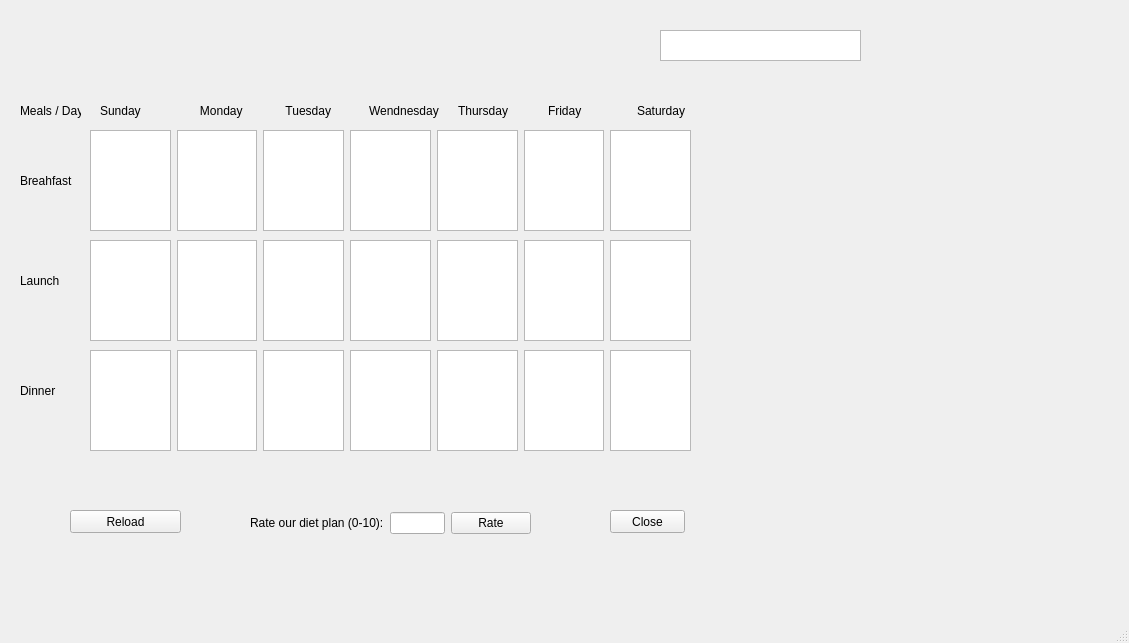
<?xml version="1.0" encoding="UTF-8"?>
<ui version="4.0">
 <class>MainWindow</class>
 <widget class="QMainWindow" name="MainWindow">
  <property name="geometry">
   <rect>
    <x>0</x>
    <y>0</y>
    <width>1129</width>
    <height>643</height>
   </rect>
  </property>
  <property name="windowTitle">
   <string>MainWindow</string>
  </property>
  <widget class="QWidget" name="centralwidget">
   <widget class="QPlainTextEdit" name="plainTextEdit_dietdata">
    <property name="geometry">
     <rect>
      <x>660</x>
      <y>30</y>
      <width>201</width>
      <height>31</height>
     </rect>
    </property>
    <property name="plainText">
     <string/>
    </property>
   </widget>
   <widget class="QPushButton" name="pushButton">
    <property name="geometry">
     <rect>
      <x>70</x>
      <y>510</y>
      <width>111</width>
      <height>23</height>
     </rect>
    </property>
    <property name="text">
     <string>Reload</string>
    </property>
   </widget>
   <widget class="QPushButton" name="pushButton_2">
    <property name="geometry">
     <rect>
      <x>610</x>
      <y>510</y>
      <width>75</width>
      <height>23</height>
     </rect>
    </property>
    <property name="text">
     <string>Close</string>
    </property>
   </widget>
   <widget class="QLabel" name="label_name">
    <property name="geometry">
     <rect>
      <x>20</x>
      <y>40</y>
      <width>581</width>
      <height>16</height>
     </rect>
    </property>
    <property name="text">
     <string/>
    </property>
   </widget>
   <widget class="QLabel" name="label_table_8">
    <property name="geometry">
     <rect>
      <x>20</x>
      <y>90</y>
      <width>61</width>
      <height>41</height>
     </rect>
    </property>
    <property name="text">
     <string>Meals / Days</string>
    </property>
   </widget>
   <widget class="QLabel" name="label_table_12">
    <property name="geometry">
     <rect>
      <x>20</x>
      <y>160</y>
      <width>61</width>
      <height>41</height>
     </rect>
    </property>
    <property name="text">
     <string>Breahfast </string>
    </property>
   </widget>
   <widget class="QLabel" name="label_table_13">
    <property name="geometry">
     <rect>
      <x>20</x>
      <y>260</y>
      <width>61</width>
      <height>41</height>
     </rect>
    </property>
    <property name="text">
     <string>Launch</string>
    </property>
   </widget>
   <widget class="QLabel" name="label_table_14">
    <property name="geometry">
     <rect>
      <x>20</x>
      <y>370</y>
      <width>61</width>
      <height>41</height>
     </rect>
    </property>
    <property name="text">
     <string>Dinner</string>
    </property>
   </widget>
   <widget class="QWidget" name="layoutWidget_3">
    <property name="geometry">
     <rect>
      <x>90</x>
      <y>240</y>
      <width>601</width>
      <height>101</height>
     </rect>
    </property>
    <layout class="QHBoxLayout" name="horizontalLayout_9">
     <item>
      <widget class="QTextEdit" name="label_table_Dsun_2">
       <property name="html">
        <string>&lt;!DOCTYPE HTML PUBLIC &quot;-//W3C//DTD HTML 4.0//EN&quot; &quot;http://www.w3.org/TR/REC-html40/strict.dtd&quot;&gt;
&lt;html&gt;&lt;head&gt;&lt;meta name=&quot;qrichtext&quot; content=&quot;1&quot; /&gt;&lt;style type=&quot;text/css&quot;&gt;
p, li { white-space: pre-wrap; }
&lt;/style&gt;&lt;/head&gt;&lt;body style=&quot; font-family:'MS Shell Dlg 2'; font-size:8.25pt; font-weight:400; font-style:normal;&quot;&gt;
&lt;p style=&quot;-qt-paragraph-type:empty; margin-top:0px; margin-bottom:0px; margin-left:0px; margin-right:0px; -qt-block-indent:0; text-indent:0px;&quot;&gt;&lt;br /&gt;&lt;/p&gt;&lt;/body&gt;&lt;/html&gt;</string>
       </property>
      </widget>
     </item>
     <item>
      <widget class="QTextEdit" name="label_table_Dmon_2">
       <property name="html">
        <string>&lt;!DOCTYPE HTML PUBLIC &quot;-//W3C//DTD HTML 4.0//EN&quot; &quot;http://www.w3.org/TR/REC-html40/strict.dtd&quot;&gt;
&lt;html&gt;&lt;head&gt;&lt;meta name=&quot;qrichtext&quot; content=&quot;1&quot; /&gt;&lt;style type=&quot;text/css&quot;&gt;
p, li { white-space: pre-wrap; }
&lt;/style&gt;&lt;/head&gt;&lt;body style=&quot; font-family:'MS Shell Dlg 2'; font-size:8.25pt; font-weight:400; font-style:normal;&quot;&gt;
&lt;p style=&quot;-qt-paragraph-type:empty; margin-top:0px; margin-bottom:0px; margin-left:0px; margin-right:0px; -qt-block-indent:0; text-indent:0px;&quot;&gt;&lt;br /&gt;&lt;/p&gt;&lt;/body&gt;&lt;/html&gt;</string>
       </property>
      </widget>
     </item>
     <item>
      <widget class="QTextEdit" name="label_table_Dtue_2">
       <property name="html">
        <string>&lt;!DOCTYPE HTML PUBLIC &quot;-//W3C//DTD HTML 4.0//EN&quot; &quot;http://www.w3.org/TR/REC-html40/strict.dtd&quot;&gt;
&lt;html&gt;&lt;head&gt;&lt;meta name=&quot;qrichtext&quot; content=&quot;1&quot; /&gt;&lt;style type=&quot;text/css&quot;&gt;
p, li { white-space: pre-wrap; }
&lt;/style&gt;&lt;/head&gt;&lt;body style=&quot; font-family:'MS Shell Dlg 2'; font-size:8.25pt; font-weight:400; font-style:normal;&quot;&gt;
&lt;p style=&quot;-qt-paragraph-type:empty; margin-top:0px; margin-bottom:0px; margin-left:0px; margin-right:0px; -qt-block-indent:0; text-indent:0px; font-size:10pt;&quot;&gt;&lt;br /&gt;&lt;/p&gt;&lt;/body&gt;&lt;/html&gt;</string>
       </property>
      </widget>
     </item>
     <item>
      <widget class="QTextEdit" name="label_table_Dwen_2">
       <property name="html">
        <string>&lt;!DOCTYPE HTML PUBLIC &quot;-//W3C//DTD HTML 4.0//EN&quot; &quot;http://www.w3.org/TR/REC-html40/strict.dtd&quot;&gt;
&lt;html&gt;&lt;head&gt;&lt;meta name=&quot;qrichtext&quot; content=&quot;1&quot; /&gt;&lt;style type=&quot;text/css&quot;&gt;
p, li { white-space: pre-wrap; }
&lt;/style&gt;&lt;/head&gt;&lt;body style=&quot; font-family:'MS Shell Dlg 2'; font-size:8.25pt; font-weight:400; font-style:normal;&quot;&gt;
&lt;p style=&quot;-qt-paragraph-type:empty; margin-top:0px; margin-bottom:0px; margin-left:0px; margin-right:0px; -qt-block-indent:0; text-indent:0px;&quot;&gt;&lt;br /&gt;&lt;/p&gt;&lt;/body&gt;&lt;/html&gt;</string>
       </property>
      </widget>
     </item>
     <item>
      <widget class="QTextEdit" name="label_table_Dthur_2">
       <property name="html">
        <string>&lt;!DOCTYPE HTML PUBLIC &quot;-//W3C//DTD HTML 4.0//EN&quot; &quot;http://www.w3.org/TR/REC-html40/strict.dtd&quot;&gt;
&lt;html&gt;&lt;head&gt;&lt;meta name=&quot;qrichtext&quot; content=&quot;1&quot; /&gt;&lt;style type=&quot;text/css&quot;&gt;
p, li { white-space: pre-wrap; }
&lt;/style&gt;&lt;/head&gt;&lt;body style=&quot; font-family:'MS Shell Dlg 2'; font-size:8.25pt; font-weight:400; font-style:normal;&quot;&gt;
&lt;p style=&quot;-qt-paragraph-type:empty; margin-top:0px; margin-bottom:0px; margin-left:0px; margin-right:0px; -qt-block-indent:0; text-indent:0px;&quot;&gt;&lt;br /&gt;&lt;/p&gt;&lt;/body&gt;&lt;/html&gt;</string>
       </property>
      </widget>
     </item>
     <item>
      <widget class="QTextEdit" name="label_table_Dfri_2">
       <property name="html">
        <string>&lt;!DOCTYPE HTML PUBLIC &quot;-//W3C//DTD HTML 4.0//EN&quot; &quot;http://www.w3.org/TR/REC-html40/strict.dtd&quot;&gt;
&lt;html&gt;&lt;head&gt;&lt;meta name=&quot;qrichtext&quot; content=&quot;1&quot; /&gt;&lt;style type=&quot;text/css&quot;&gt;
p, li { white-space: pre-wrap; }
&lt;/style&gt;&lt;/head&gt;&lt;body style=&quot; font-family:'MS Shell Dlg 2'; font-size:8.25pt; font-weight:400; font-style:normal;&quot;&gt;
&lt;p style=&quot;-qt-paragraph-type:empty; margin-top:0px; margin-bottom:0px; margin-left:0px; margin-right:0px; -qt-block-indent:0; text-indent:0px;&quot;&gt;&lt;br /&gt;&lt;/p&gt;&lt;/body&gt;&lt;/html&gt;</string>
       </property>
      </widget>
     </item>
     <item>
      <widget class="QTextEdit" name="label_table_Dsat_2">
       <property name="html">
        <string>&lt;!DOCTYPE HTML PUBLIC &quot;-//W3C//DTD HTML 4.0//EN&quot; &quot;http://www.w3.org/TR/REC-html40/strict.dtd&quot;&gt;
&lt;html&gt;&lt;head&gt;&lt;meta name=&quot;qrichtext&quot; content=&quot;1&quot; /&gt;&lt;style type=&quot;text/css&quot;&gt;
p, li { white-space: pre-wrap; }
&lt;/style&gt;&lt;/head&gt;&lt;body style=&quot; font-family:'MS Shell Dlg 2'; font-size:8.25pt; font-weight:400; font-style:normal;&quot;&gt;
&lt;p style=&quot;-qt-paragraph-type:empty; margin-top:0px; margin-bottom:0px; margin-left:0px; margin-right:0px; -qt-block-indent:0; text-indent:0px;&quot;&gt;&lt;br /&gt;&lt;/p&gt;&lt;/body&gt;&lt;/html&gt;</string>
       </property>
      </widget>
     </item>
    </layout>
   </widget>
   <widget class="QWidget" name="layoutWidget_4">
    <property name="geometry">
     <rect>
      <x>90</x>
      <y>130</y>
      <width>601</width>
      <height>101</height>
     </rect>
    </property>
    <layout class="QHBoxLayout" name="horizontalLayout_10">
     <item>
      <widget class="QTextEdit" name="label_table_Dsun_3">
       <property name="html">
        <string>&lt;!DOCTYPE HTML PUBLIC &quot;-//W3C//DTD HTML 4.0//EN&quot; &quot;http://www.w3.org/TR/REC-html40/strict.dtd&quot;&gt;
&lt;html&gt;&lt;head&gt;&lt;meta name=&quot;qrichtext&quot; content=&quot;1&quot; /&gt;&lt;style type=&quot;text/css&quot;&gt;
p, li { white-space: pre-wrap; }
&lt;/style&gt;&lt;/head&gt;&lt;body style=&quot; font-family:'MS Shell Dlg 2'; font-size:8.25pt; font-weight:400; font-style:normal;&quot;&gt;
&lt;p style=&quot;-qt-paragraph-type:empty; margin-top:0px; margin-bottom:0px; margin-left:0px; margin-right:0px; -qt-block-indent:0; text-indent:0px;&quot;&gt;&lt;br /&gt;&lt;/p&gt;&lt;/body&gt;&lt;/html&gt;</string>
       </property>
      </widget>
     </item>
     <item>
      <widget class="QTextEdit" name="label_table_Dmon_3">
       <property name="html">
        <string>&lt;!DOCTYPE HTML PUBLIC &quot;-//W3C//DTD HTML 4.0//EN&quot; &quot;http://www.w3.org/TR/REC-html40/strict.dtd&quot;&gt;
&lt;html&gt;&lt;head&gt;&lt;meta name=&quot;qrichtext&quot; content=&quot;1&quot; /&gt;&lt;style type=&quot;text/css&quot;&gt;
p, li { white-space: pre-wrap; }
&lt;/style&gt;&lt;/head&gt;&lt;body style=&quot; font-family:'MS Shell Dlg 2'; font-size:8.25pt; font-weight:400; font-style:normal;&quot;&gt;
&lt;p style=&quot;-qt-paragraph-type:empty; margin-top:0px; margin-bottom:0px; margin-left:0px; margin-right:0px; -qt-block-indent:0; text-indent:0px;&quot;&gt;&lt;br /&gt;&lt;/p&gt;&lt;/body&gt;&lt;/html&gt;</string>
       </property>
      </widget>
     </item>
     <item>
      <widget class="QTextEdit" name="label_table_Dtue_3">
       <property name="html">
        <string>&lt;!DOCTYPE HTML PUBLIC &quot;-//W3C//DTD HTML 4.0//EN&quot; &quot;http://www.w3.org/TR/REC-html40/strict.dtd&quot;&gt;
&lt;html&gt;&lt;head&gt;&lt;meta name=&quot;qrichtext&quot; content=&quot;1&quot; /&gt;&lt;style type=&quot;text/css&quot;&gt;
p, li { white-space: pre-wrap; }
&lt;/style&gt;&lt;/head&gt;&lt;body style=&quot; font-family:'MS Shell Dlg 2'; font-size:8.25pt; font-weight:400; font-style:normal;&quot;&gt;
&lt;p style=&quot;-qt-paragraph-type:empty; margin-top:0px; margin-bottom:0px; margin-left:0px; margin-right:0px; -qt-block-indent:0; text-indent:0px; font-size:10pt;&quot;&gt;&lt;br /&gt;&lt;/p&gt;&lt;/body&gt;&lt;/html&gt;</string>
       </property>
      </widget>
     </item>
     <item>
      <widget class="QTextEdit" name="label_table_Dwen_3">
       <property name="html">
        <string>&lt;!DOCTYPE HTML PUBLIC &quot;-//W3C//DTD HTML 4.0//EN&quot; &quot;http://www.w3.org/TR/REC-html40/strict.dtd&quot;&gt;
&lt;html&gt;&lt;head&gt;&lt;meta name=&quot;qrichtext&quot; content=&quot;1&quot; /&gt;&lt;style type=&quot;text/css&quot;&gt;
p, li { white-space: pre-wrap; }
&lt;/style&gt;&lt;/head&gt;&lt;body style=&quot; font-family:'MS Shell Dlg 2'; font-size:8.25pt; font-weight:400; font-style:normal;&quot;&gt;
&lt;p style=&quot;-qt-paragraph-type:empty; margin-top:0px; margin-bottom:0px; margin-left:0px; margin-right:0px; -qt-block-indent:0; text-indent:0px;&quot;&gt;&lt;br /&gt;&lt;/p&gt;&lt;/body&gt;&lt;/html&gt;</string>
       </property>
      </widget>
     </item>
     <item>
      <widget class="QTextEdit" name="label_table_Dthur_3">
       <property name="html">
        <string>&lt;!DOCTYPE HTML PUBLIC &quot;-//W3C//DTD HTML 4.0//EN&quot; &quot;http://www.w3.org/TR/REC-html40/strict.dtd&quot;&gt;
&lt;html&gt;&lt;head&gt;&lt;meta name=&quot;qrichtext&quot; content=&quot;1&quot; /&gt;&lt;style type=&quot;text/css&quot;&gt;
p, li { white-space: pre-wrap; }
&lt;/style&gt;&lt;/head&gt;&lt;body style=&quot; font-family:'MS Shell Dlg 2'; font-size:8.25pt; font-weight:400; font-style:normal;&quot;&gt;
&lt;p style=&quot;-qt-paragraph-type:empty; margin-top:0px; margin-bottom:0px; margin-left:0px; margin-right:0px; -qt-block-indent:0; text-indent:0px;&quot;&gt;&lt;br /&gt;&lt;/p&gt;&lt;/body&gt;&lt;/html&gt;</string>
       </property>
      </widget>
     </item>
     <item>
      <widget class="QTextEdit" name="label_table_Dfri_3">
       <property name="html">
        <string>&lt;!DOCTYPE HTML PUBLIC &quot;-//W3C//DTD HTML 4.0//EN&quot; &quot;http://www.w3.org/TR/REC-html40/strict.dtd&quot;&gt;
&lt;html&gt;&lt;head&gt;&lt;meta name=&quot;qrichtext&quot; content=&quot;1&quot; /&gt;&lt;style type=&quot;text/css&quot;&gt;
p, li { white-space: pre-wrap; }
&lt;/style&gt;&lt;/head&gt;&lt;body style=&quot; font-family:'MS Shell Dlg 2'; font-size:8.25pt; font-weight:400; font-style:normal;&quot;&gt;
&lt;p style=&quot;-qt-paragraph-type:empty; margin-top:0px; margin-bottom:0px; margin-left:0px; margin-right:0px; -qt-block-indent:0; text-indent:0px;&quot;&gt;&lt;br /&gt;&lt;/p&gt;&lt;/body&gt;&lt;/html&gt;</string>
       </property>
      </widget>
     </item>
     <item>
      <widget class="QTextEdit" name="label_table_Dsat_3">
       <property name="html">
        <string>&lt;!DOCTYPE HTML PUBLIC &quot;-//W3C//DTD HTML 4.0//EN&quot; &quot;http://www.w3.org/TR/REC-html40/strict.dtd&quot;&gt;
&lt;html&gt;&lt;head&gt;&lt;meta name=&quot;qrichtext&quot; content=&quot;1&quot; /&gt;&lt;style type=&quot;text/css&quot;&gt;
p, li { white-space: pre-wrap; }
&lt;/style&gt;&lt;/head&gt;&lt;body style=&quot; font-family:'MS Shell Dlg 2'; font-size:8.25pt; font-weight:400; font-style:normal;&quot;&gt;
&lt;p style=&quot;-qt-paragraph-type:empty; margin-top:0px; margin-bottom:0px; margin-left:0px; margin-right:0px; -qt-block-indent:0; text-indent:0px;&quot;&gt;&lt;br /&gt;&lt;/p&gt;&lt;/body&gt;&lt;/html&gt;</string>
       </property>
      </widget>
     </item>
    </layout>
   </widget>
   <widget class="QWidget" name="">
    <property name="geometry">
     <rect>
      <x>250</x>
      <y>510</y>
      <width>281</width>
      <height>26</height>
     </rect>
    </property>
    <layout class="QHBoxLayout" name="horizontalLayout_3">
     <item>
      <layout class="QHBoxLayout" name="horizontalLayout_2">
       <item>
        <layout class="QHBoxLayout" name="horizontalLayout">
         <item>
          <widget class="QLabel" name="label">
           <property name="text">
            <string>Rate our diet plan (0-10):</string>
           </property>
          </widget>
         </item>
         <item>
          <widget class="QLineEdit" name="lineEdit_rateValue"/>
         </item>
        </layout>
       </item>
      </layout>
     </item>
     <item>
      <widget class="QPushButton" name="pushButton_done">
       <property name="text">
        <string>Rate</string>
       </property>
      </widget>
     </item>
    </layout>
   </widget>
   <widget class="QWidget" name="">
    <property name="geometry">
     <rect>
      <x>100</x>
      <y>90</y>
      <width>621</width>
      <height>41</height>
     </rect>
    </property>
    <layout class="QHBoxLayout" name="horizontalLayout_5">
     <item>
      <widget class="QLabel" name="label_table_7">
       <property name="text">
        <string>Sunday</string>
       </property>
      </widget>
     </item>
     <item>
      <widget class="QLabel" name="label_table_6">
       <property name="text">
        <string>   Monday</string>
       </property>
      </widget>
     </item>
     <item>
      <widget class="QLabel" name="label_table_5">
       <property name="text">
        <string>  Tuesday</string>
       </property>
      </widget>
     </item>
     <item>
      <widget class="QLabel" name="label_table_4">
       <property name="text">
        <string>Wendnesday</string>
       </property>
      </widget>
     </item>
     <item>
      <widget class="QLabel" name="label_table_9">
       <property name="text">
        <string>Thursday</string>
       </property>
      </widget>
     </item>
     <item>
      <widget class="QLabel" name="label_table_10">
       <property name="text">
        <string>Friday</string>
       </property>
      </widget>
     </item>
     <item>
      <widget class="QLabel" name="label_table_11">
       <property name="text">
        <string>Saturday</string>
       </property>
      </widget>
     </item>
    </layout>
   </widget>
   <widget class="QWidget" name="">
    <property name="geometry">
     <rect>
      <x>90</x>
      <y>350</y>
      <width>601</width>
      <height>101</height>
     </rect>
    </property>
    <layout class="QHBoxLayout" name="horizontalLayout_8">
     <item>
      <widget class="QTextEdit" name="label_table_Dsun">
       <property name="html">
        <string>&lt;!DOCTYPE HTML PUBLIC &quot;-//W3C//DTD HTML 4.0//EN&quot; &quot;http://www.w3.org/TR/REC-html40/strict.dtd&quot;&gt;
&lt;html&gt;&lt;head&gt;&lt;meta name=&quot;qrichtext&quot; content=&quot;1&quot; /&gt;&lt;style type=&quot;text/css&quot;&gt;
p, li { white-space: pre-wrap; }
&lt;/style&gt;&lt;/head&gt;&lt;body style=&quot; font-family:'MS Shell Dlg 2'; font-size:8.25pt; font-weight:400; font-style:normal;&quot;&gt;
&lt;p style=&quot;-qt-paragraph-type:empty; margin-top:0px; margin-bottom:0px; margin-left:0px; margin-right:0px; -qt-block-indent:0; text-indent:0px;&quot;&gt;&lt;br /&gt;&lt;/p&gt;&lt;/body&gt;&lt;/html&gt;</string>
       </property>
      </widget>
     </item>
     <item>
      <widget class="QTextEdit" name="label_table_Dmon">
       <property name="html">
        <string>&lt;!DOCTYPE HTML PUBLIC &quot;-//W3C//DTD HTML 4.0//EN&quot; &quot;http://www.w3.org/TR/REC-html40/strict.dtd&quot;&gt;
&lt;html&gt;&lt;head&gt;&lt;meta name=&quot;qrichtext&quot; content=&quot;1&quot; /&gt;&lt;style type=&quot;text/css&quot;&gt;
p, li { white-space: pre-wrap; }
&lt;/style&gt;&lt;/head&gt;&lt;body style=&quot; font-family:'MS Shell Dlg 2'; font-size:8.25pt; font-weight:400; font-style:normal;&quot;&gt;
&lt;p style=&quot;-qt-paragraph-type:empty; margin-top:0px; margin-bottom:0px; margin-left:0px; margin-right:0px; -qt-block-indent:0; text-indent:0px;&quot;&gt;&lt;br /&gt;&lt;/p&gt;&lt;/body&gt;&lt;/html&gt;</string>
       </property>
      </widget>
     </item>
     <item>
      <widget class="QTextEdit" name="label_table_Dtue">
       <property name="html">
        <string>&lt;!DOCTYPE HTML PUBLIC &quot;-//W3C//DTD HTML 4.0//EN&quot; &quot;http://www.w3.org/TR/REC-html40/strict.dtd&quot;&gt;
&lt;html&gt;&lt;head&gt;&lt;meta name=&quot;qrichtext&quot; content=&quot;1&quot; /&gt;&lt;style type=&quot;text/css&quot;&gt;
p, li { white-space: pre-wrap; }
&lt;/style&gt;&lt;/head&gt;&lt;body style=&quot; font-family:'MS Shell Dlg 2'; font-size:8.25pt; font-weight:400; font-style:normal;&quot;&gt;
&lt;p style=&quot;-qt-paragraph-type:empty; margin-top:0px; margin-bottom:0px; margin-left:0px; margin-right:0px; -qt-block-indent:0; text-indent:0px; font-size:10pt;&quot;&gt;&lt;br /&gt;&lt;/p&gt;&lt;/body&gt;&lt;/html&gt;</string>
       </property>
      </widget>
     </item>
     <item>
      <widget class="QTextEdit" name="label_table_Dwen">
       <property name="html">
        <string>&lt;!DOCTYPE HTML PUBLIC &quot;-//W3C//DTD HTML 4.0//EN&quot; &quot;http://www.w3.org/TR/REC-html40/strict.dtd&quot;&gt;
&lt;html&gt;&lt;head&gt;&lt;meta name=&quot;qrichtext&quot; content=&quot;1&quot; /&gt;&lt;style type=&quot;text/css&quot;&gt;
p, li { white-space: pre-wrap; }
&lt;/style&gt;&lt;/head&gt;&lt;body style=&quot; font-family:'MS Shell Dlg 2'; font-size:8.25pt; font-weight:400; font-style:normal;&quot;&gt;
&lt;p style=&quot;-qt-paragraph-type:empty; margin-top:0px; margin-bottom:0px; margin-left:0px; margin-right:0px; -qt-block-indent:0; text-indent:0px;&quot;&gt;&lt;br /&gt;&lt;/p&gt;&lt;/body&gt;&lt;/html&gt;</string>
       </property>
      </widget>
     </item>
     <item>
      <widget class="QTextEdit" name="label_table_Dthur">
       <property name="html">
        <string>&lt;!DOCTYPE HTML PUBLIC &quot;-//W3C//DTD HTML 4.0//EN&quot; &quot;http://www.w3.org/TR/REC-html40/strict.dtd&quot;&gt;
&lt;html&gt;&lt;head&gt;&lt;meta name=&quot;qrichtext&quot; content=&quot;1&quot; /&gt;&lt;style type=&quot;text/css&quot;&gt;
p, li { white-space: pre-wrap; }
&lt;/style&gt;&lt;/head&gt;&lt;body style=&quot; font-family:'MS Shell Dlg 2'; font-size:8.25pt; font-weight:400; font-style:normal;&quot;&gt;
&lt;p style=&quot;-qt-paragraph-type:empty; margin-top:0px; margin-bottom:0px; margin-left:0px; margin-right:0px; -qt-block-indent:0; text-indent:0px;&quot;&gt;&lt;br /&gt;&lt;/p&gt;&lt;/body&gt;&lt;/html&gt;</string>
       </property>
      </widget>
     </item>
     <item>
      <widget class="QTextEdit" name="label_table_Dfri">
       <property name="html">
        <string>&lt;!DOCTYPE HTML PUBLIC &quot;-//W3C//DTD HTML 4.0//EN&quot; &quot;http://www.w3.org/TR/REC-html40/strict.dtd&quot;&gt;
&lt;html&gt;&lt;head&gt;&lt;meta name=&quot;qrichtext&quot; content=&quot;1&quot; /&gt;&lt;style type=&quot;text/css&quot;&gt;
p, li { white-space: pre-wrap; }
&lt;/style&gt;&lt;/head&gt;&lt;body style=&quot; font-family:'MS Shell Dlg 2'; font-size:8.25pt; font-weight:400; font-style:normal;&quot;&gt;
&lt;p style=&quot;-qt-paragraph-type:empty; margin-top:0px; margin-bottom:0px; margin-left:0px; margin-right:0px; -qt-block-indent:0; text-indent:0px;&quot;&gt;&lt;br /&gt;&lt;/p&gt;&lt;/body&gt;&lt;/html&gt;</string>
       </property>
      </widget>
     </item>
     <item>
      <widget class="QTextEdit" name="label_table_Dsat">
       <property name="html">
        <string>&lt;!DOCTYPE HTML PUBLIC &quot;-//W3C//DTD HTML 4.0//EN&quot; &quot;http://www.w3.org/TR/REC-html40/strict.dtd&quot;&gt;
&lt;html&gt;&lt;head&gt;&lt;meta name=&quot;qrichtext&quot; content=&quot;1&quot; /&gt;&lt;style type=&quot;text/css&quot;&gt;
p, li { white-space: pre-wrap; }
&lt;/style&gt;&lt;/head&gt;&lt;body style=&quot; font-family:'MS Shell Dlg 2'; font-size:8.25pt; font-weight:400; font-style:normal;&quot;&gt;
&lt;p style=&quot;-qt-paragraph-type:empty; margin-top:0px; margin-bottom:0px; margin-left:0px; margin-right:0px; -qt-block-indent:0; text-indent:0px;&quot;&gt;&lt;br /&gt;&lt;/p&gt;&lt;/body&gt;&lt;/html&gt;</string>
       </property>
      </widget>
     </item>
    </layout>
   </widget>
  </widget>
  <widget class="QMenuBar" name="menubar">
   <property name="geometry">
    <rect>
     <x>0</x>
     <y>0</y>
     <width>1129</width>
     <height>21</height>
    </rect>
   </property>
  </widget>
  <widget class="QStatusBar" name="statusbar"/>
 </widget>
 <resources/>
 <connections>
  <connection>
   <sender>pushButton_2</sender>
   <signal>clicked()</signal>
   <receiver>MainWindow</receiver>
   <slot>close()</slot>
   <hints>
    <hint type="sourcelabel">
     <x>710</x>
     <y>542</y>
    </hint>
    <hint type="destinationlabel">
     <x>626</x>
     <y>561</y>
    </hint>
   </hints>
  </connection>
 </connections>
</ui>
